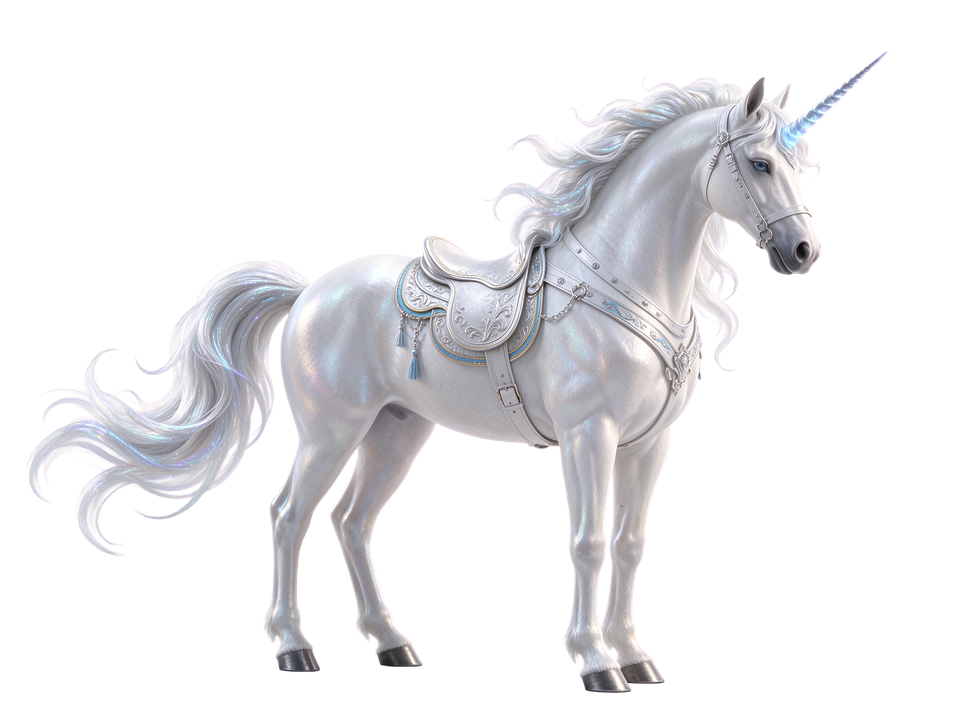
#> input picture tools/形象/坐骑/_unicorn_raw.png, 970 x 728 px, shrunk from 1773 x 1330 before the run
$ python 'walk8_验收.py' '坐骑/_unicorn_raw.png'
#> lines starting #> are read from the running program, lines starting #| are printed output that depends on the picture; after the words box and inside, x2 and y2 are one past the last pixel; in counts of white or black regions, pixels touching at a corner belong together
# -*- coding: utf-8 -*-
"""walk8 素材验收（电脑端复跑，判据与云主机同口径）
G1 透明区底残留色差 <=10（白边根因）
G2 8 帧轮廓画框中心漂移 <=1.0px
G3 脚底基线 y 漂移 <=1.0px
G4 步幅（脚底 x 极差）>=6px（没把腿钉死）
用法: walk8_验收.py <png路径>
"""
import sys
import numpy as np
from PIL import Image


def check(path):
#> called with path = '坐骑/_unicorn_raw.png'
    im = Image.open(path).convert('RGBA')
#> im is the input picture: PIL image 970x728 RGBA; mean R, G, B, A 53, 52.5, 54.5, 66.5
    a = np.array(im).astype(np.float32)
    al, rgb = a[..., 3], a[..., :3]
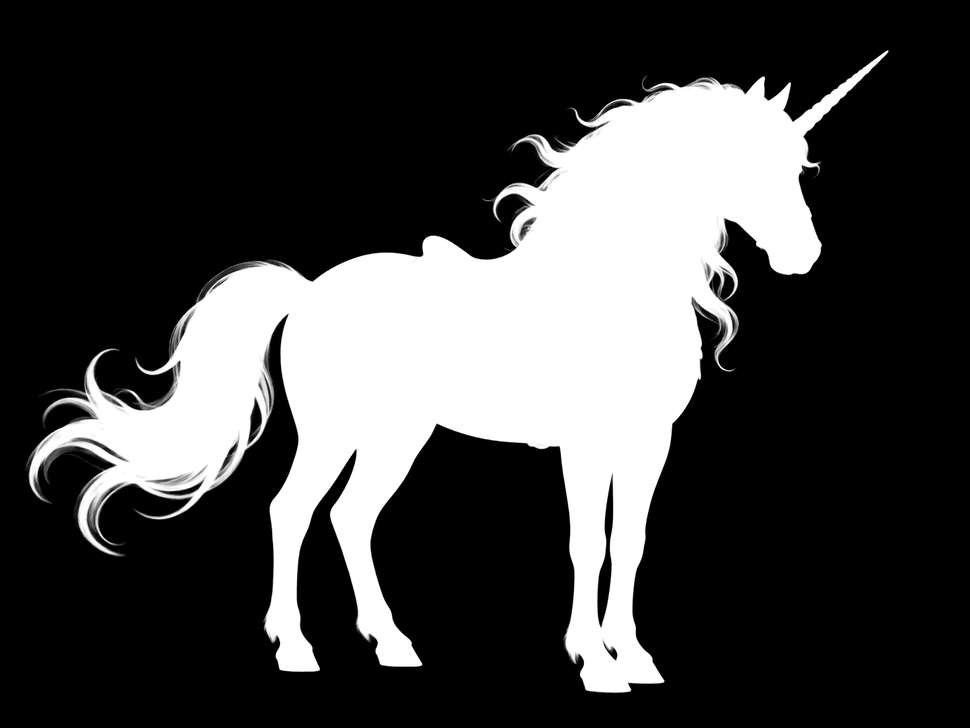
#> al: shape (728, 970) float32; min 0, max 255, mean 66.5
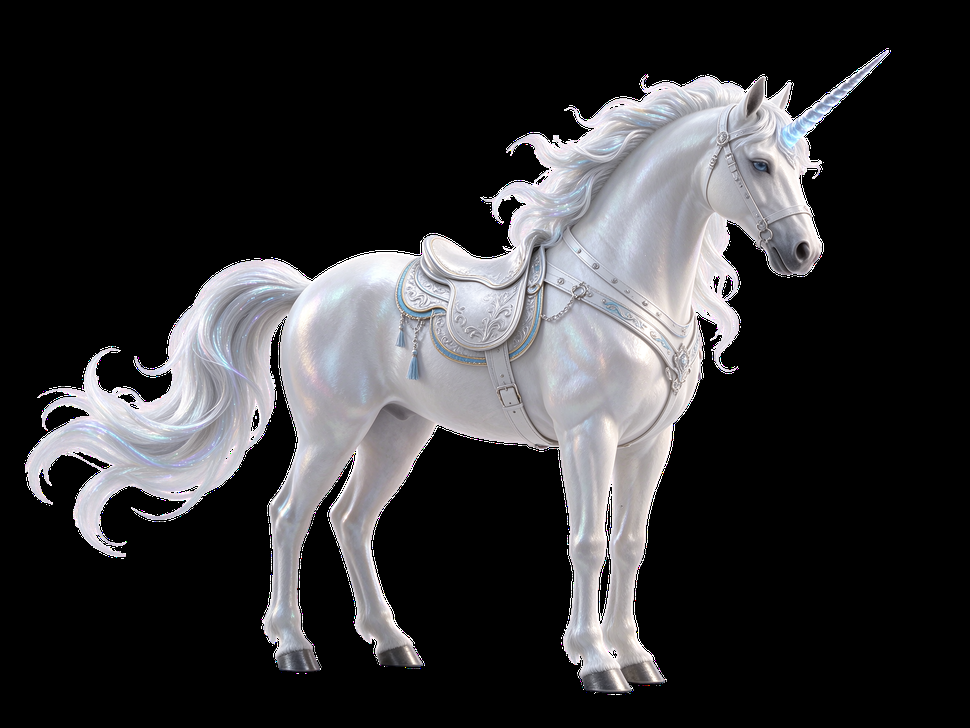
#> rgb: shape (728, 970, 3) float32; mean R, G, B 53, 52.5, 54.5
    t = al < 10
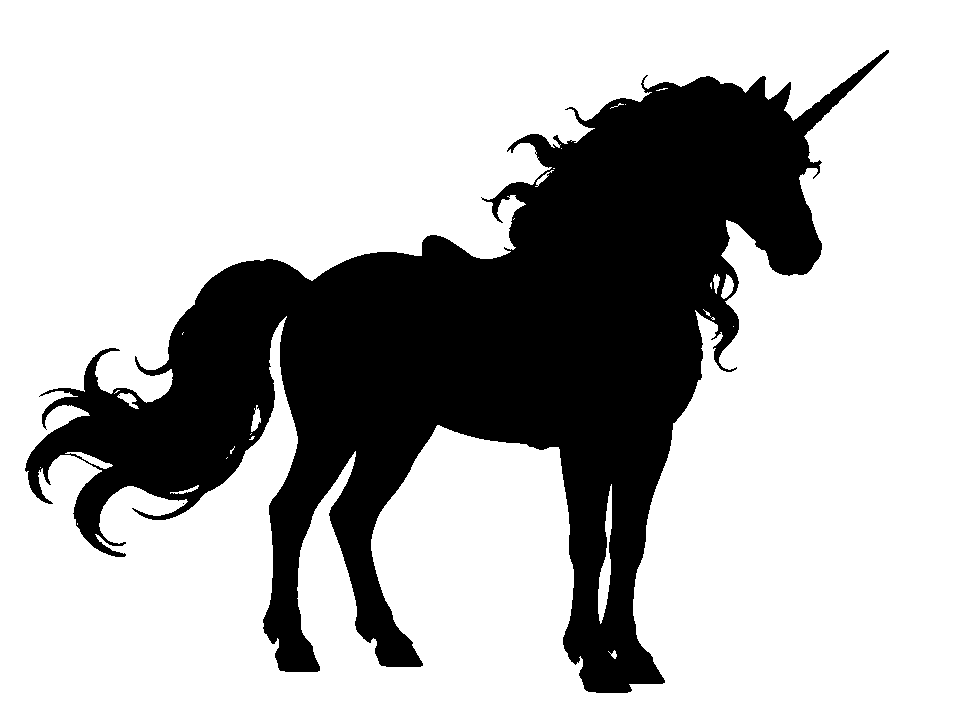
#> t: shape (728, 970) bool; 72.5% white; 2 black regions (1 under 20 px), largest, box (x1, y1, x2, y2) and area: (25, 50, 889, 693) 194085
    leak = int((t & (rgb.min(axis=2) > 240)).sum())   # 透明区里的纯白像素数=白边根因
#> leak = 4210
    w = im.width // 8
#> w = 121
    cx, base, fx = [], [], []
    for i in range(8):
        f = a[:, i * w:(i + 1) * w]
        yy, xx = np.where(f[..., 3] > 20)
        cx.append((xx.min() + xx.max()) / 2.0)
        base.append(yy.max())
        fx.append(xx[yy >= yy.max() - 3].mean())
#> this loop made 8 passes
#> pass 1, in check, `f = a[:, i * w:(i + 1) * w]`:
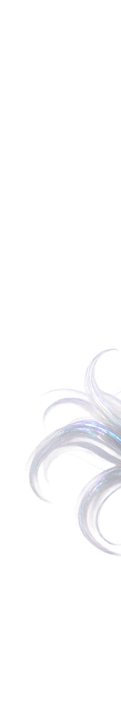
#> f: shape (728, 121, 4) float32; mean R, G, B, A 21.4, 21.2, 22.2, 15.8; transparent parts drawn white
#> pass 2, in check, `f = a[:, i * w:(i + 1) * w]`:
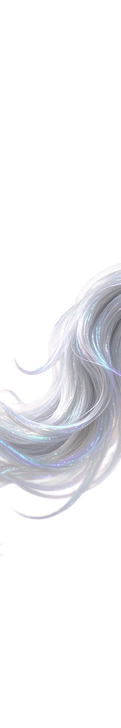
#> f: shape (728, 121, 4) float32; mean R, G, B, A 43.4, 43.5, 46, 51; transparent parts drawn white
#> pass 3, in check, `f = a[:, i * w:(i + 1) * w]`:
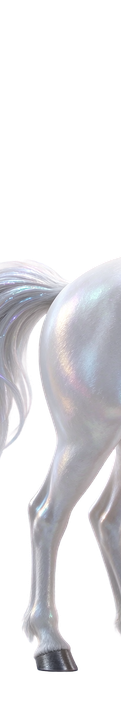
#> f: shape (728, 121, 4) float32; mean R, G, B, A 68.2, 67.5, 70.2, 87.5; transparent parts drawn white
#> after the loop, base = [556, 556, 671, 666, 692, 692, 371, 92]; cx = [72.5, 60, 60, 60, 60, 60, 60, 20.5]; fx = [114.6, 1.25, 57.65, 38.18, 111.9, 12.43, 4.15, 1.42]
    print(f'透明白底像素={leak} (==0) | 画框中心漂移={max(cx)-min(cx):.2f}px (<=1.0) | '
          f'基线漂移={max(base)-min(base):.0f}px (<=1.0) | 步幅={max(fx)-min(fx):.2f}px (>=6)')
#| 透明白底像素=4210 (==0) | 画框中心漂移=52.00px (<=1.0) | 基线漂移=600px (<=1.0) | 步幅=113.31px (>=6)
    ok = leak == 0 and (max(cx) - min(cx)) <= 1.0 and (max(base) - min(base)) <= 1.0 and (max(fx) - min(fx)) >= 6
#> ok = False
    print('WALK8', 'PASS' if ok else 'FAIL')
#| WALK8 FAIL
    return ok


if __name__ == '__main__':
#> (the run stopped early here; a loop or call above may not have finished)
